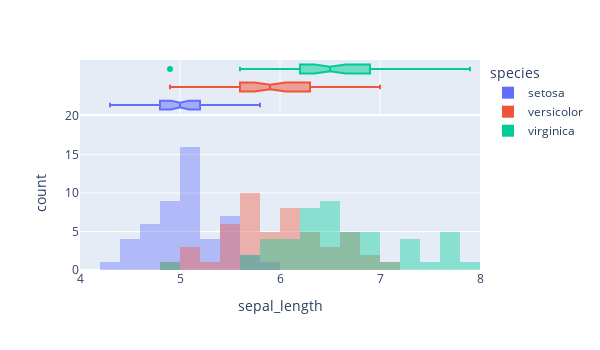

Notebook code for this chart:
### Markdown cell above
### 基本的な使い方

- ```plotly.express```で基本的な図を描画します
- ```fig.update_```でレイアウトなどを細かく設定します

### Code cell
iris = sns.load_dataset('iris')

fig = px.histogram(iris, x='sepal_length', color='species', 
                           nbins=19, range_x=[4,8], width=600, height=350,
                           opacity=0.4, marginal='box')
# histogram描画時にrange_yを指定すると、marginalのboxplotの描画位置が崩れる
fig.update_layout(barmode='overlay')
fig.update_yaxes(range=[0,20],row=1, col=1)
# htmlで保存、以後は省略
# fig.write_html('histogram_with_boxplot.html', auto_open=False)

### Figure 1 — Plotly figure (JSON) as saved in the notebook; plotly's stock layout.template omitted (floating-point values rounded to 4 significant figures)
{"data": [{"alignmentgroup": "True", "bingroup": "x", "hovertemplate": "species=setosa<br>sepal_length=%{x}<br>count=%{y}<extra></extra>", "legendgroup": "setosa", "marker": {"color": "#636efa", "opacity": 0.4, "pattern": {"shape": ""}}, "name": "setosa", "nbinsx": 19, "offsetgroup": "setosa", "orientation": "v", "showlegend": true, "type": "histogram", "x": [5.1, 4.9, 4.7, 4.6, 5, 5.4, 4.6, 5, 4.4, 4.9, 5.4, 4.8, 4.8, 4.3, 5.8, 5.7, 5.4, 5.1, 5.7, 5.1, 5.4, 5.1, 4.6, 5.1, 4.8, 5, 5, 5.2, 5.2, 4.7, 4.8, 5.4, 5.2, 5.5, 4.9, 5, 5.5, 4.9, 4.4, 5.1, 5, 4.5, 4.4, 5, 5.1, 4.8, 5.1, 4.6, 5.3, 5], "xaxis": "x", "yaxis": "y"}, {"alignmentgroup": "True", "hovertemplate": "species=setosa<br>sepal_length=%{x}<extra></extra>", "legendgroup": "setosa", "marker": {"color": "#636efa"}, "name": "setosa", "notched": true, "offsetgroup": "setosa", "showlegend": false, "type": "box", "x": [5.1, 4.9, 4.7, 4.6, 5, 5.4, 4.6, 5, 4.4, 4.9, 5.4, 4.8, 4.8, 4.3, 5.8, 5.7, 5.4, 5.1, 5.7, 5.1, 5.4, 5.1, 4.6, 5.1, 4.8, 5, 5, 5.2, 5.2, 4.7, 4.8, 5.4, 5.2, 5.5, 4.9, 5, 5.5, 4.9, 4.4, 5.1, 5, 4.5, 4.4, 5, 5.1, 4.8, 5.1, 4.6, 5.3, 5], "xaxis": "x2", "yaxis": "y2"}, {"alignmentgroup": "True", "bingroup": "x", "hovertemplate": "species=versicolor<br>sepal_length=%{x}<br>count=%{y}<extra></extra>", "legendgroup": "versicolor", "marker": {"color": "#EF553B", "opacity": 0.4, "pattern": {"shape": ""}}, "name": "versicolor", "nbinsx": 19, "offsetgroup": "versicolor", "orientation": "v", "showlegend": true, "type": "histogram", "x": [7, 6.4, 6.9, 5.5, 6.5, 5.7, 6.3, 4.9, 6.6, 5.2, 5, 5.9, 6, 6.1, 5.6, 6.7, 5.6, 5.8, 6.2, 5.6, 5.9, 6.1, 6.3, 6.1, 6.4, 6.6, 6.8, 6.7, 6, 5.7, 5.5, 5.5, 5.8, 6, 5.4, 6, 6.7, 6.3, 5.6, 5.5, 5.5, 6.1, 5.8, 5, 5.6, 5.7, 5.7, 6.2, 5.1, 5.7], "xaxis": "x", "yaxis": "y"}, {"alignmentgroup": "True", "hovertemplate": "species=versicolor<br>sepal_length=%{x}<extra></extra>", "legendgroup": "versicolor", "marker": {"color": "#EF553B"}, "name": "versicolor", "notched": true, "offsetgroup": "versicolor", "showlegend": false, "type": "box", "x": [7, 6.4, 6.9, 5.5, 6.5, 5.7, 6.3, 4.9, 6.6, 5.2, 5, 5.9, 6, 6.1, 5.6, 6.7, 5.6, 5.8, 6.2, 5.6, 5.9, 6.1, 6.3, 6.1, 6.4, 6.6, 6.8, 6.7, 6, 5.7, 5.5, 5.5, 5.8, 6, 5.4, 6, 6.7, 6.3, 5.6, 5.5, 5.5, 6.1, 5.8, 5, 5.6, 5.7, 5.7, 6.2, 5.1, 5.7], "xaxis": "x2", "yaxis": "y2"}, {"alignmentgroup": "True", "bingroup": "x", "hovertemplate": "species=virginica<br>sepal_length=%{x}<br>count=%{y}<extra></extra>", "legendgroup": "virginica", "marker": {"color": "#00cc96", "opacity": 0.4, "pattern": {"shape": ""}}, "name": "virginica", "nbinsx": 19, "offsetgroup": "virginica", "orientation": "v", "showlegend": true, "type": "histogram", "x": [6.3, 5.8, 7.1, 6.3, 6.5, 7.6, 4.9, 7.3, 6.7, 7.2, 6.5, 6.4, 6.8, 5.7, 5.8, 6.4, 6.5, 7.7, 7.7, 6, 6.9, 5.6, 7.7, 6.3, 6.7, 7.2, 6.2, 6.1, 6.4, 7.2, 7.4, 7.9, 6.4, 6.3, 6.1, 7.7, 6.3, 6.4, 6, 6.9, 6.7, 6.9, 5.8, 6.8, 6.7, 6.7, 6.3, 6.5, 6.2, 5.9], "xaxis": "x", "yaxis": "y"}, {"alignmentgroup": "True", "hovertemplate": "species=virginica<br>sepal_length=%{x}<extra></extra>", "legendgroup": "virginica", "marker": {"color": "#00cc96"}, "name": "virginica", "notched": true, "offsetgroup": "virginica", "showlegend": false, "type": "box", "x": [6.3, 5.8, 7.1, 6.3, 6.5, 7.6, 4.9, 7.3, 6.7, 7.2, 6.5, 6.4, 6.8, 5.7, 5.8, 6.4, 6.5, 7.7, 7.7, 6, 6.9, 5.6, 7.7, 6.3, 6.7, 7.2, 6.2, 6.1, 6.4, 7.2, 7.4, 7.9, 6.4, 6.3, 6.1, 7.7, 6.3, 6.4, 6, 6.9, 6.7, 6.9, 5.8, 6.8, 6.7, 6.7, 6.3, 6.5, 6.2, 5.9], "xaxis": "x2", "yaxis": "y2"}], "layout": {"barmode": "overlay", "height": 350, "legend": {"title": {"text": "species"}, "tracegroupgap": 0}, "margin": {"t": 60}, "width": 600, "xaxis": {"anchor": "y", "domain": [0, 1], "range": [4, 8], "title": {"text": "sepal_length"}}, "xaxis2": {"anchor": "y2", "domain": [0, 1], "matches": "x", "showgrid": true, "showticklabels": false}, "yaxis": {"anchor": "x", "domain": [0, 0.7326], "range": [0, 20], "title": {"text": "count"}}, "yaxis2": {"anchor": "x2", "domain": [0.7426, 1], "matches": "y2", "showgrid": false, "showline": false, "showticklabels": false, "ticks": ""}}}
